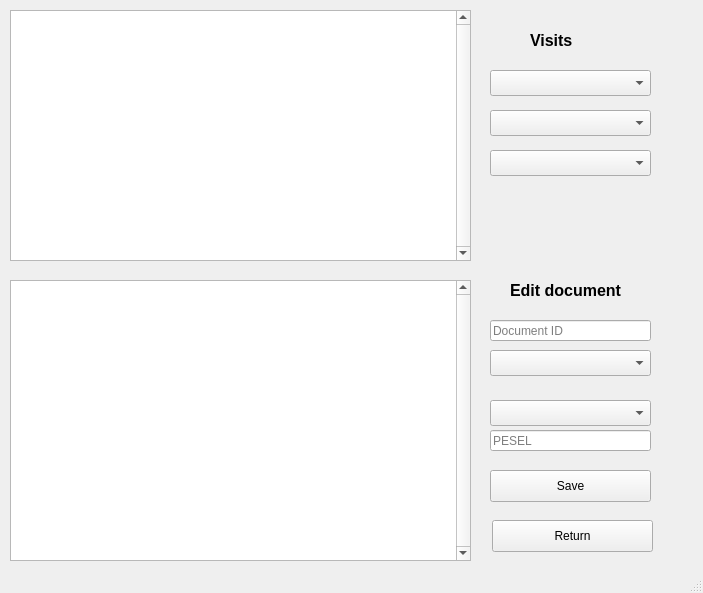
<?xml version="1.0" encoding="UTF-8"?>
<ui version="4.0">
 <class>MedicianWindow</class>
 <widget class="QMainWindow" name="MedicianWindow">
  <property name="geometry">
   <rect>
    <x>0</x>
    <y>0</y>
    <width>703</width>
    <height>593</height>
   </rect>
  </property>
  <property name="windowTitle">
   <string>Medician</string>
  </property>
  <widget class="QWidget" name="centralwidget">
   <widget class="QTextEdit" name="display_text_edit">
    <property name="geometry">
     <rect>
      <x>10</x>
      <y>10</y>
      <width>461</width>
      <height>251</height>
     </rect>
    </property>
    <property name="verticalScrollBarPolicy">
     <enum>Qt::ScrollBarAlwaysOn</enum>
    </property>
    <property name="horizontalScrollBarPolicy">
     <enum>Qt::ScrollBarAlwaysOff</enum>
    </property>
    <property name="readOnly">
     <bool>true</bool>
    </property>
   </widget>
   <widget class="QTextEdit" name="editable_text_edit">
    <property name="geometry">
     <rect>
      <x>10</x>
      <y>280</y>
      <width>461</width>
      <height>281</height>
     </rect>
    </property>
    <property name="verticalScrollBarPolicy">
     <enum>Qt::ScrollBarAlwaysOn</enum>
    </property>
    <property name="horizontalScrollBarPolicy">
     <enum>Qt::ScrollBarAlwaysOff</enum>
    </property>
   </widget>
   <widget class="QLabel" name="patientsLabel">
    <property name="geometry">
     <rect>
      <x>530</x>
      <y>30</y>
      <width>91</width>
      <height>21</height>
     </rect>
    </property>
    <property name="font">
     <font>
      <pointsize>12</pointsize>
      <weight>75</weight>
      <bold>true</bold>
     </font>
    </property>
    <property name="text">
     <string>Visits</string>
    </property>
   </widget>
   <widget class="QPushButton" name="return_push_button">
    <property name="geometry">
     <rect>
      <x>492</x>
      <y>520</y>
      <width>161</width>
      <height>32</height>
     </rect>
    </property>
    <property name="text">
     <string>Return</string>
    </property>
   </widget>
   <widget class="QLineEdit" name="document_line_edit">
    <property name="geometry">
     <rect>
      <x>490</x>
      <y>320</y>
      <width>161</width>
      <height>21</height>
     </rect>
    </property>
    <property name="text">
     <string/>
    </property>
    <property name="placeholderText">
     <string>Document ID</string>
    </property>
   </widget>
   <widget class="QLabel" name="document_label">
    <property name="geometry">
     <rect>
      <x>510</x>
      <y>280</y>
      <width>131</width>
      <height>21</height>
     </rect>
    </property>
    <property name="font">
     <font>
      <pointsize>12</pointsize>
      <weight>75</weight>
      <bold>true</bold>
     </font>
    </property>
    <property name="text">
     <string>Edit document</string>
    </property>
   </widget>
   <widget class="QComboBox" name="document_combo_box">
    <property name="geometry">
     <rect>
      <x>490</x>
      <y>350</y>
      <width>161</width>
      <height>26</height>
     </rect>
    </property>
   </widget>
   <widget class="QPushButton" name="save_push_button">
    <property name="geometry">
     <rect>
      <x>490</x>
      <y>470</y>
      <width>161</width>
      <height>32</height>
     </rect>
    </property>
    <property name="text">
     <string>Save</string>
    </property>
   </widget>
   <widget class="QLineEdit" name="pesel_append_line_edit">
    <property name="geometry">
     <rect>
      <x>490</x>
      <y>430</y>
      <width>161</width>
      <height>21</height>
     </rect>
    </property>
    <property name="text">
     <string/>
    </property>
    <property name="placeholderText">
     <string>PESEL</string>
    </property>
   </widget>
   <widget class="QComboBox" name="type_append_combo_box">
    <property name="geometry">
     <rect>
      <x>490</x>
      <y>400</y>
      <width>161</width>
      <height>26</height>
     </rect>
    </property>
   </widget>
   <widget class="QComboBox" name="days_combo_box">
    <property name="geometry">
     <rect>
      <x>490</x>
      <y>70</y>
      <width>161</width>
      <height>26</height>
     </rect>
    </property>
   </widget>
   <widget class="QComboBox" name="visits_combo_box">
    <property name="geometry">
     <rect>
      <x>490</x>
      <y>110</y>
      <width>161</width>
      <height>26</height>
     </rect>
    </property>
   </widget>
   <widget class="QComboBox" name="patients_combo_box">
    <property name="geometry">
     <rect>
      <x>490</x>
      <y>150</y>
      <width>161</width>
      <height>26</height>
     </rect>
    </property>
   </widget>
  </widget>
  <widget class="QStatusBar" name="statusbar"/>
 </widget>
 <resources/>
 <connections/>
</ui>
